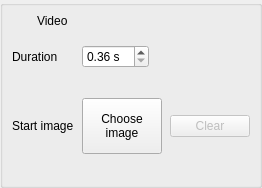
<?xml version="1.0" encoding="utf-8"?>
<ui version="4.0">
 <class>VideoPanel</class>
 <widget class="QGroupBox" name="videoPanel">
  <property name="title">
   <string />
  </property>
  <property name="role" stdset="0">
   <string>sectionCard</string>
  </property>
  <property name="accessibleName">
   <string>Video</string>
  </property>
  <layout class="QVBoxLayout" name="videoPanelCardLayout">
   <property name="leftMargin">
    <number>0</number>
   </property>
   <property name="topMargin">
    <number>0</number>
   </property>
   <property name="rightMargin">
    <number>0</number>
   </property>
   <property name="bottomMargin">
    <number>0</number>
   </property>
   <property name="spacing">
    <number>0</number>
   </property>
   <item>
    <widget class="QFrame" name="videoPanelHeader">
     <property name="role" stdset="0">
      <string>sectionHeader</string>
     </property>
     <layout class="QHBoxLayout" name="videoPanelHeaderLayout" stretch="0,1">
      <property name="leftMargin">
       <number>10</number>
      </property>
      <property name="topMargin">
       <number>7</number>
      </property>
      <property name="rightMargin">
       <number>10</number>
      </property>
      <property name="bottomMargin">
       <number>7</number>
      </property>
      <property name="spacing">
       <number>8</number>
      </property>
      <item>
       <widget class="QLabel" name="videoPanelIcon">
        <property name="role" stdset="0">
         <string>sectionIcon</string>
        </property>
        <property name="iconKey" stdset="0">
         <string>video</string>
        </property>
        <property name="text">
         <string />
        </property>
        <property name="minimumSize">
         <size>
          <width>16</width>
          <height>16</height>
         </size>
        </property>
        <property name="maximumSize">
         <size>
          <width>16</width>
          <height>16</height>
         </size>
        </property>
       </widget>
      </item>
      <item>
       <widget class="QLabel" name="videoPanelHeading">
        <property name="text">
         <string>Video</string>
        </property>
        <property name="textRole" stdset="0">
         <string>panelHeading</string>
        </property>
       </widget>
      </item>
     </layout>
    </widget>
   </item>
   <item>
    <widget class="QWidget" name="videoPanelContents">
     <property name="role" stdset="0">
      <string>sectionContents</string>
     </property>
     <layout class="QGridLayout" name="videoGrid" columnstretch="0,1">
      <property name="horizontalSpacing">
       <number>8</number>
      </property>
      <property name="verticalSpacing">
       <number>8</number>
      </property>
      <item row="0" column="0">
       <widget class="QLabel" name="videoDurationTitle">
        <property name="text">
         <string>Duration</string>
        </property>
        <property name="textRole" stdset="0">
         <string>caption</string>
        </property>
        <property name="buddy">
         <cstring>videoDurationSpinBox</cstring>
        </property>
       </widget>
      </item>
      <item row="0" column="1">
       <layout class="QHBoxLayout" name="videoDurationRow">
        <property name="spacing">
         <number>8</number>
        </property>
        <item>
         <widget class="QDoubleSpinBox" name="videoDurationSpinBox">
          <property name="accessibleName">
           <string>Clip duration in seconds</string>
          </property>
          <property name="toolTip">
           <string>The clip's requested length; frames follow from the model's playback rate and frame rule.</string>
          </property>
          <property name="maximumSize">
           <size>
            <width>116</width>
            <height>16777215</height>
           </size>
          </property>
          <property name="suffix">
           <string> s</string>
          </property>
          <property name="decimals">
           <number>2</number>
          </property>
          <property name="singleStep">
           <double>0.5</double>
          </property>
          <property name="minimum">
           <double>0.36</double>
          </property>
          <property name="maximum">
           <double>60.0</double>
          </property>
         </widget>
        </item>
        <item>
         <spacer name="videoDurationFill">
          <property name="orientation">
           <enum>Qt::Horizontal</enum>
          </property>
          <property name="sizeHint" stdset="0">
           <size>
            <width>0</width>
            <height>0</height>
           </size>
          </property>
         </spacer>
        </item>
       </layout>
      </item>
      <item row="1" column="1">
       <widget class="QLabel" name="videoDurationLabel">
        <property name="accessibleName">
         <string>Effective clip length</string>
        </property>
        <property name="role" stdset="0">
         <string>secondary</string>
        </property>
        <property name="text">
         <string />
        </property>
        <property name="wordWrap">
         <bool>true</bool>
        </property>
        <property name="textRole" stdset="0">
         <string>supporting</string>
        </property>
        <property name="sizePolicy">
         <sizepolicy hsizetype="Ignored" vsizetype="Preferred">
          <horstretch>0</horstretch>
          <verstretch>0</verstretch>
         </sizepolicy>
        </property>
       </widget>
      </item>
      <item row="2" column="0">
       <widget class="QLabel" name="videoStartTitle">
        <property name="text">
         <string>Start image</string>
        </property>
        <property name="textRole" stdset="0">
         <string>caption</string>
        </property>
        <property name="buddy">
         <cstring>videoChooseStartButton</cstring>
        </property>
       </widget>
      </item>
      <item row="2" column="1">
       <layout class="QHBoxLayout" name="videoStartRow">
        <property name="spacing">
         <number>8</number>
        </property>
        <item>
         <widget class="QPushButton" name="videoChooseStartButton">
          <property name="text">
           <string>Choose
image</string>
          </property>
          <property name="minimumSize">
           <size>
            <width>80</width>
            <height>56</height>
           </size>
          </property>
          <property name="maximumSize">
           <size>
            <width>80</width>
            <height>56</height>
           </size>
          </property>
          <property name="iconSize">
           <size>
            <width>72</width>
            <height>48</height>
           </size>
          </property>
          <property name="accessibleName">
           <string>Choose or replace start image; hover or focus to preview the crop</string>
          </property>
         </widget>
        </item>
        <item>
         <widget class="QPushButton" name="videoClearStartButton">
          <property name="text">
           <string>Clear</string>
          </property>
          <property name="accessibleName">
           <string>Clear start image</string>
          </property>
          <property name="enabled">
           <bool>false</bool>
          </property>
          <property name="toolTip">
           <string>Clear the draft start image; saved outputs are unchanged.</string>
          </property>
         </widget>
        </item>
        <item>
         <spacer name="videoStartFill">
          <property name="orientation">
           <enum>Qt::Horizontal</enum>
          </property>
          <property name="sizeHint" stdset="0">
           <size>
            <width>0</width>
            <height>0</height>
           </size>
          </property>
         </spacer>
        </item>
       </layout>
      </item>
      <item row="3" column="0" colspan="2">
       <widget class="QLabel" name="videoProblemLabel">
        <property name="text">
         <string />
        </property>
        <property name="wordWrap">
         <bool>true</bool>
        </property>
        <property name="state" stdset="0">
         <string>warning</string>
        </property>
        <property name="textRole" stdset="0">
         <string>supporting</string>
        </property>
       </widget>
      </item>
     </layout>
    </widget>
   </item>
  </layout>
 </widget>
 <resources />
 <connections />
</ui>
